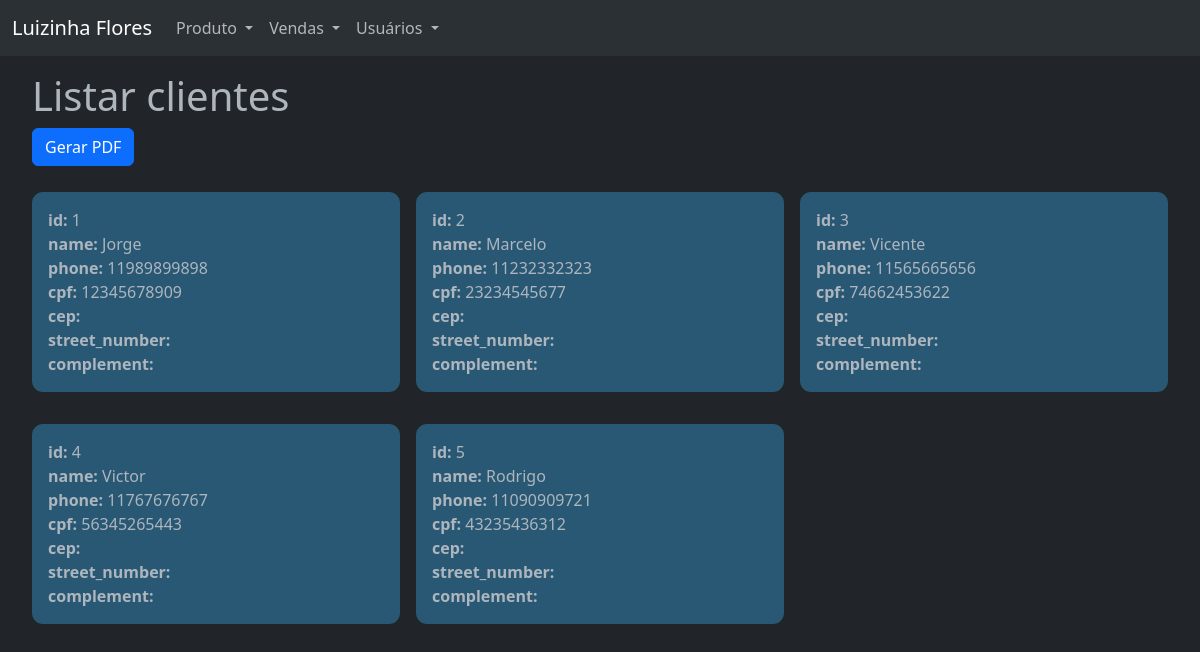
/user/list.php, run on the app's committed database.
### tables this page shows
CREATE TABLE user (
  id INT PRIMARY KEY AUTO_INCREMENT,
  name VARCHAR(50),
  phone CHAR(11),
  cpf CHAR(11),
  cep CHAR(8),
  street_number VARCHAR(5),
  complement VARCHAR(40)
);

### user/classe.php (called while the page is built, shortened)
<?php
class User
{
    public function list()
    {
        include_once '../connection.php';
        try {
            $comando = $conn->prepare("SELECT * FROM user");
            $comando->execute();
            return $comando->fetchAll(PDO::FETCH_ASSOC);
        } catch (PDOException $erro) {
            return "Erro ao listar os dados" . $erro->getMessage();
        }
    }
}

### user/list.php (the view, shortened to what this page needs)
<?php
include 'classe.php';
?>
<!DOCTYPE html>
<html lang="en">
<head>
    <?php include "../head.php" ?>
</head>
<body data-bs-theme="dark"></body>
<?php include "../navbar.php" ?>
<main>
    <h1>Listar clientes</h1>
    <form action="list.php" method="get">
        <button type="submit" value="submit" name="search_pdf" class="btn btn-primary" style="margin-bottom: 10px;">Gerar PDF</button>
    </form>
    <section class="grid">
        <?php
        foreach ((new User())->list() as $user) {
        ?>
            <p class="listing">
                <?php foreach ($user as $key => $value) { ?>
                    <b><?php echo $key ?>:</b> <?php echo $value ?><br>
                <?php } ?>
            </p>
        <?php } ?>
    </section>
</main>
</body>
</html>

### css/global.css (style rules this page uses)
main { padding: 1rem 2rem; }
.grid { margin-top: 1rem; display: grid; grid-template-columns: repeat(3, 1fr); gap: 1rem; }
.listing { background-color: hsl(203, 48%, 31%); padding: 1rem; border-radius: 0.7rem; font-family: Segoe UI, sans-serif; }

### data on the page
user: key "id", id "1", key "name", name "Jorge", key "phone", phone "11989899898", key "cpf", cpf "12345678909", key "cep", key "street_number", key "complement"
user: key "id", id "2", key "name", name "Marcelo", key "phone", phone "11232332323", key "cpf", cpf "23234545677", key "cep", key "street_number", key "complement"
user: key "id", id "3", key "name", name "Vicente", key "phone", phone "11565665656", key "cpf", cpf "74662453622", key "cep", key "street_number", key "complement"
user: key "id", id "4", key "name", name "Victor", key "phone", phone "11767676767", key "cpf", cpf "56345265443", key "cep", key "street_number", key "complement"
user: key "id", id "5", key "name", name "Rodrigo", key "phone", phone "11090909721", key "cpf", cpf "43235436312", key "cep", key "street_number", key "complement"
